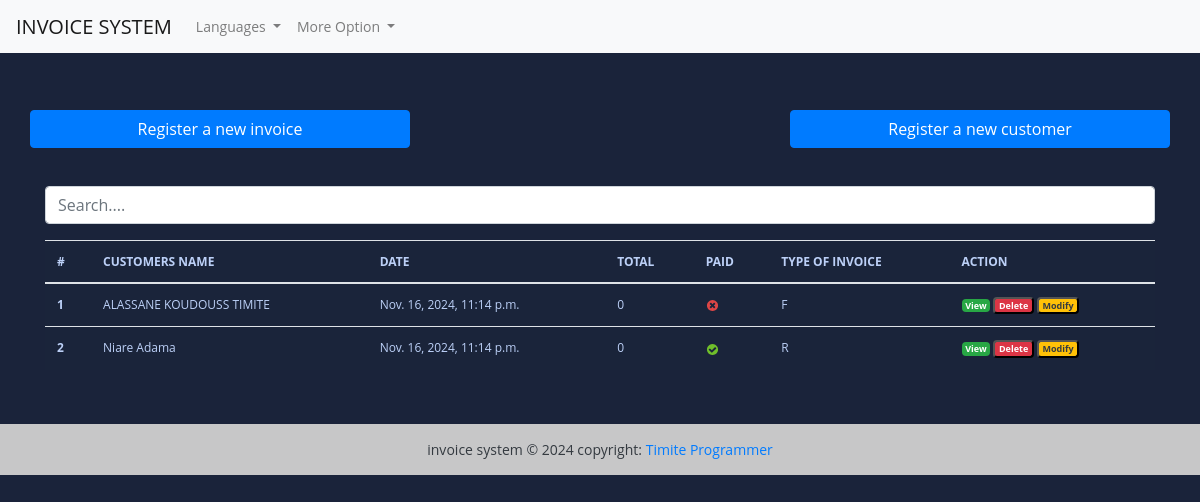
The page / on the database its author committed.
### fact_app/fact_app/models.py (models this page shows, shortened)
class Invoice(models.Model):
    INVOICE_TYPE = (
        ('R','RECU'),
        ('P', 'PROFORMA FACTURE'),
        ('F', 'FACTURE'),
    )
    customer = models.ForeignKey(Customer, on_delete=models.PROTECT)
    save_by = models.ForeignKey(User, on_delete=models.PROTECT)
    Invoice_date_time = models.DateTimeField(auto_now_add=True)
    total = models.DecimalField(max_digits=10000, decimal_places=2)
    last_updated_date = models.DateTimeField(null=True, blank=True)
    paid = models.BooleanField(default=False)
    invoice_type = models.CharField(max_length=1, choices=INVOICE_TYPE)
    comments = models.CharField(null=True, max_length=1000, blank=True)
    class Meta:
        verbose_name = "Invoice"
        verbose_name_plural = "Invoices"
    @property
    def get_total(self):
        articles = self.article_set.all()
        total = sum(article.get_total for article in articles)
        return total

class Customer(models.Model):
     SEX_TYPES = (
        ('M', 'Masculin'),
        ('F', 'Feminin'),
    )
     name = models.CharField(max_length=132)
     email = models.EmailField()
     phone = models.CharField(max_length=132)
     adresse = models.CharField(max_length=64),
     sex = models.CharField(max_length=1, choices=SEX_TYPES)
     age = models.CharField(max_length=12)
     city = models.CharField(max_length=132)
     zip_code = models.CharField(max_length=16, null=True)
     created_date = models.DateTimeField(auto_now_add=True)
     save_by = models.ForeignKey(User, on_delete= models.PROTECT)
     class Meta:
        verbose_name = "Customer"
        verbose_name_plural = "Customers"

### fact_app/fact_app/views.py (the view, shortened to what this page needs)
# urls.py: path('',views.HomeView.as_view(), name='home'),
class HomeView(View):
    templates_name = 'index.html'
    invoices = Invoice.objects.select_related('customer','save_by').all()
    context = {
        'invoice': invoices
    }
    def get(self, request, *args, **kwargs):
        return render(request, self.templates_name, self.context)

### templates/index.html (shortened to what this page needs)
{% extends "base.html" %}
{% load static %}
{% block content %}
<br><br>
<div class="row">
   <a href="{% url 'add-invoice'%}" class="btn col-md-4 btn-primary">
      Register a new invoice
   </a>
   <a href='#' class="col-md-4">
   </a>
   <a href="{% url 'add-customer'%}" class="btn col-md-4 btn-primary">
       Register a new customer
   </a>
</div>
<br> <br>
<div class="form-group ">
   <input id="search" class="form-control" type="text" placeholder="Search....">
</div>
<div>
   <table class="table table-striped-columns">
      <thead>
         <tr>
            <th scope="col">#</th>
            <th scope="col">CUSTOMERS NAME</th>
            <th scope="col">DATE</th>
            <th scope="col">TOTAL</th>
            <th scope="col">PAID</th>
            <th scope="col">TYPE OF INVOICE</th>
            <th scope="col">ACTION</th>
         </tr>
      </thead>
      <tbody id="myTable">
         {% if invoice %}
         {% for facture in invoice %}
         <tr>
            <th scope="row">{{ facture.pk }}</th>
            <td>{{facture.customer.name}}</td>
            <td>{{facture.Invoice_date_time}}</td>
            <td>{{ facture.get_total }}</td>
            <td>
               {% if facture.paid %}
               <img src="{% static 'images/icon-yes.svg' %}" alt="True">
               {% else %}
               <img src="{% static 'images/icon-no.svg' %}" alt="False">
               {% endif %}
            </td>
            <td>{{facture.invoice_type}}</td>
            <td>
               <a href="" title="Detail" class="badge text-white bg-success">View</a>
               <button id="btn-invoice-sup" type="button" data-toggle="modal" data-target="#supprimer"
                  class="badge text-white bg-danger" title="Supprimer" data-id="{{ facture.pk }}"
                  data-customer="{{facture.customer.name}}"> Delete
               </button>
               <button id="btn-invoice-mod" type="button" data-toggle="modal" title="Modifier" data-target="#modifier"
                  data-id="{{facture.pk}}" data-customer="{{facture.customer.name}}"
                  class="badge text-dark bg-warning"> Modify
               </button>
            </td>
         </tr>
         {% endfor %}
         {% else %}
         <p class="text-center text-white">No invoice found.</p>
         {% endif %}
      </tbody>
   </table>
</div>
<br><br>
{% endblock %}

### static/style.css (style rules this page uses)
body { margin: 0; padding: 0; font: 400 .875rem 'Open Sans', sans-serif; color: #bcd0f7; background: #1A233A; position: relative; height: 100%; }
.table { background: #1a243a; color: #bcd0f7; font-size: .75rem; }

### rows shown on the page
Invoice: pk "1", customer.name "ALASSANE KOUDOUSS TIMITE", Invoice_date_time "Nov. 16, 2024, 11:14 p.m.", get_total "0", paid False (drawn), invoice_type "F"
Invoice: pk "2", customer.name "Niare Adama", Invoice_date_time "Nov. 16, 2024, 11:14 p.m.", get_total "0", paid True (drawn), invoice_type "R"
